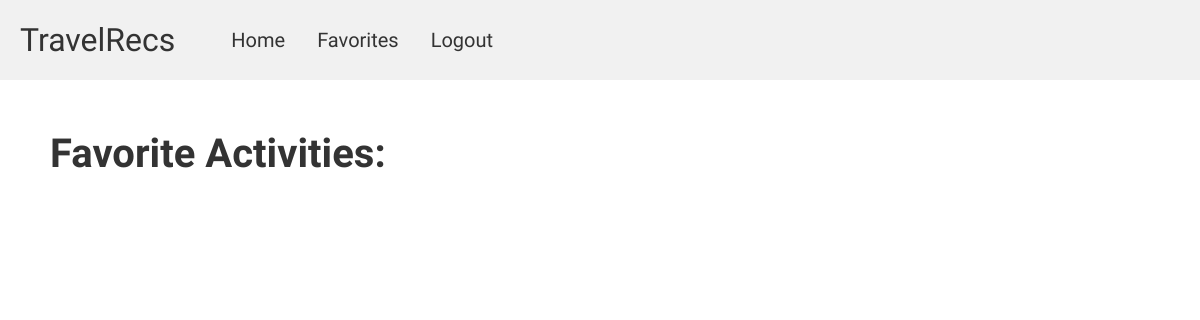
/favorites/ (signed in), run on an earlier commit of the app's database.
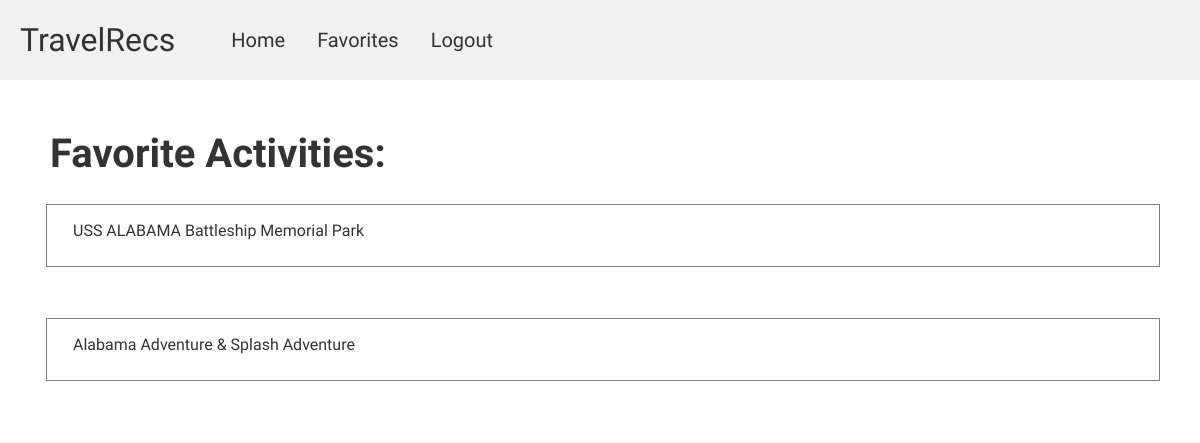
And on a later commit of the database.
### states/models.py (models this page shows, shortened)
class Activity(models.Model):
    state = models.CharField(max_length = 20, null = True)
    abv = models.CharField(max_length = 3, null = True)
    name = models.CharField(max_length = 100, null = True)
    category = models.CharField(max_length = 100, null = True)
    image = models.CharField(max_length = 300, null = True)
    link = models.CharField(max_length = 200, null = True)
    description = models.CharField(max_length = 400, null = True)
    address = models.CharField(max_length = 100, null = True)
    favorite = models.ManyToManyField(User, related_name = 'activities')
    objects = models.Manager() #default
    objects = models.Manager()

### states/views.py (the view)
# urls.py: path('favorites/', FavoritesListView, name = 'favoritesList'),
def FavoritesListView(request):
    new = Activity.objects.filter(favorite = request.user)
    return render(request, 'favorites.html', {'new' : new})

### states/templates/favorites.html (shortened to what this page needs)
<!DOCTYPE html>
<html lang="en">
<head>
    <link rel = "stylesheet" href = "/static/css/favorites.css">
    {% extends 'base.html' %}
{% block content %}
    <div class = "content">
    <body>
        <div class = "header"><h1>Favorite Activities:</h1></div>
        {% for activity in new %}
        <div class = "parent">
            <div class = "child">
                <div class = "activity"><a href = "{% url 'activity' activity.id %}">{{ activity.name }}</a></div>
            </div>
        </div>
        <br/>
        {% endfor %}
    </body>
    </div>
{% endblock %}

### states/templates/base.html (shortened to what this page needs)
<!DOCTYPE html>
<html lang="en">
<head>
    <link rel = "stylesheet" href = "/static/css/base.css">
</head>
<body>
    <div class = "navBar">
        <div class = "logo">TravelRecs</div>
        <ul class = "nav-links">
            <div class = "links" style = "float:right;"><a href="{% url 'home' %}">Home</a>
            {% if user.is_authenticated %}
                <div class = "login"><a href = "{% url 'logout' %}">Logout</a></div>
                <a href = "{% url 'favoritesList' %}">Favorites</a>
            {% else %}
                <div class = "login"><a href = "{% url 'register' %}">Register</a>
                <a href = "{% url 'login' %}">Login</a></div></div>
            {% endif %}
        </ul>
    </div>
    {% block content %}
    {% endblock %}
</body>
</html>

### states/static/css/favorites.css (style rules this page uses)
.content { text-align: left; background-color: white; color: #333; text-decoration: none; padding-left: 30px; }
h1 { font-size: 30px; margin-left: 20px; }
body a { text-decoration: none; color: #333; }
.parent { border: 1px solid gray; margin: 1rem; margin-right: 40px; padding-bottom: 10px; padding-left: 10px; }
.child { display: inline-block; gap: 100px; padding: 1rem 1rem; margin-right: 200px }

### states/static/css/base.css (style rules this page uses)
* { font-family: 'Raleway', sans-serif; }
body { margin: 0; }
.navBar { display: flex; align-items: center; padding: 20px; height: 40px; overflow: hidden; background-color: rgb(241, 241, 241); color: #333; border-bottom: 1px rgb(145, 145, 145); }
.logo { font-size: 32px; background-color: rgb(241, 241, 241); }
.login { float: right; }
.nav-links a { float: left; padding: 14px 16px; font-size: 20px; text-decoration: none; color: #333; background-color: rgb(241, 241, 241); }

### states/templates/favorites.html (style rules this page uses)
h1 { font-size: 40px; margin-top: 50px; }

What changed in the data, as far as the page shows it:
added Activity: name "USS ALABAMA Battleship Memorial Park"
added Activity: name "Alabama Adventure & Splash Adventure"
